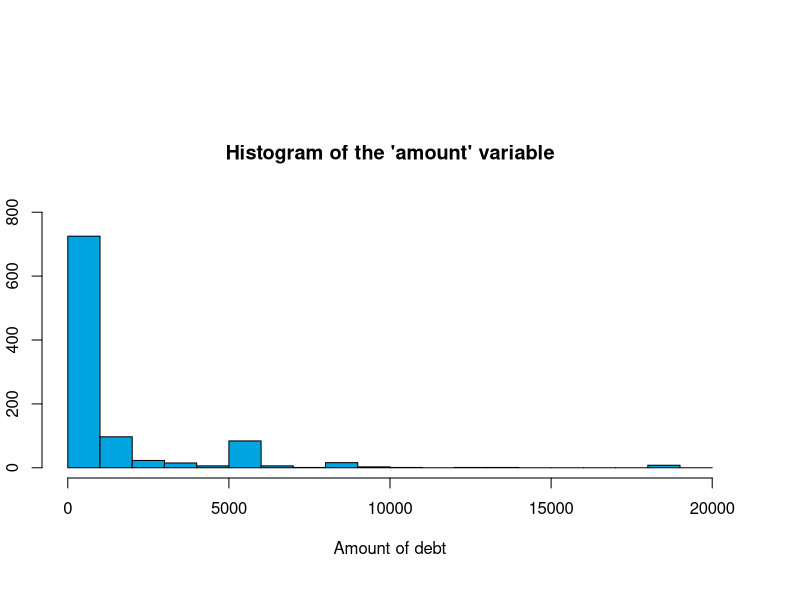
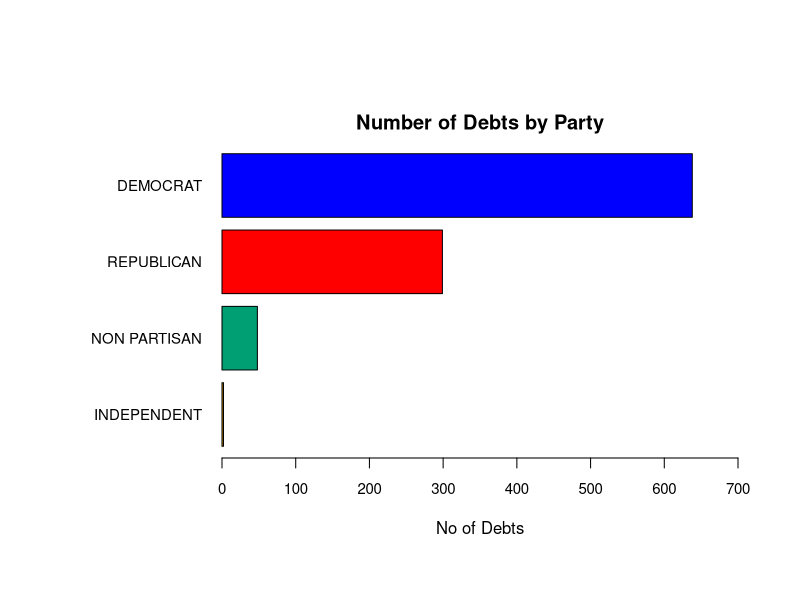
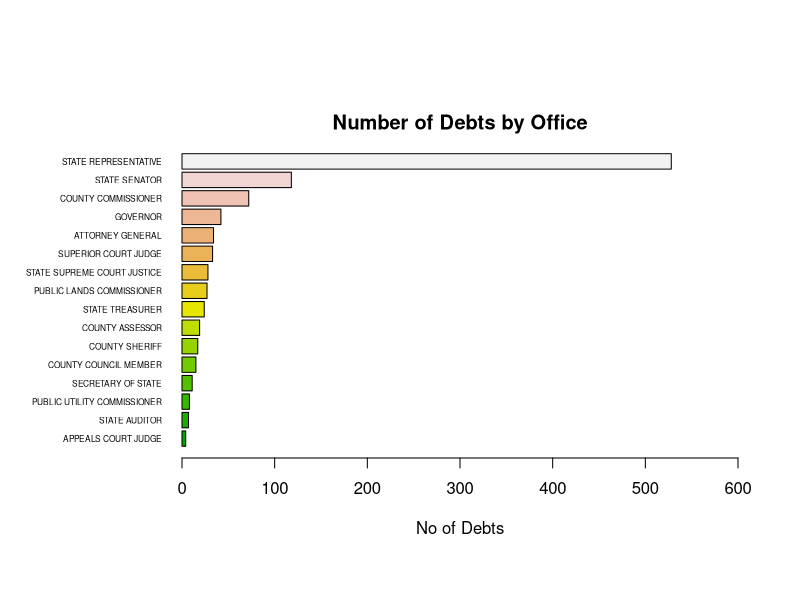
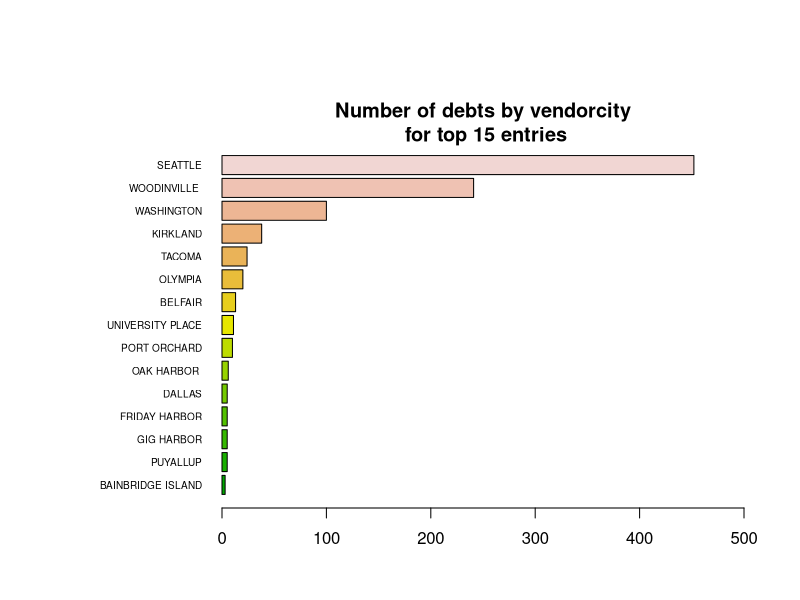
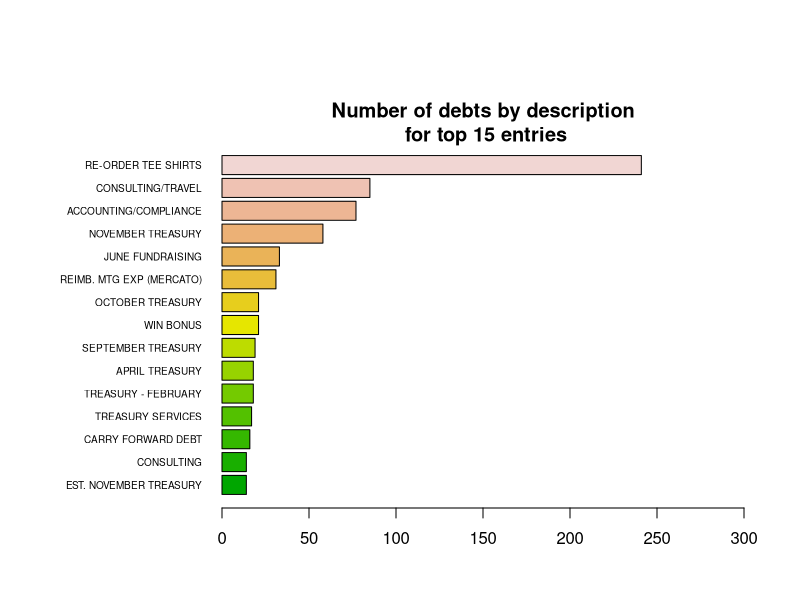
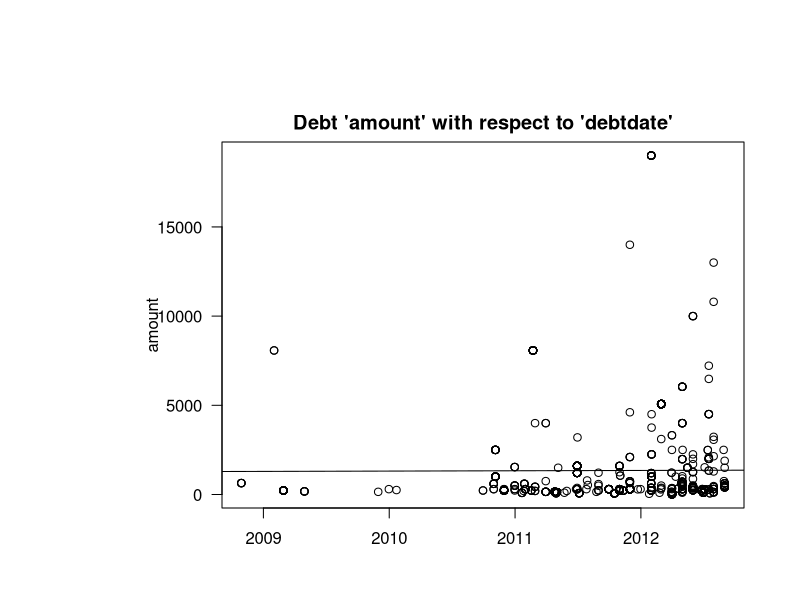
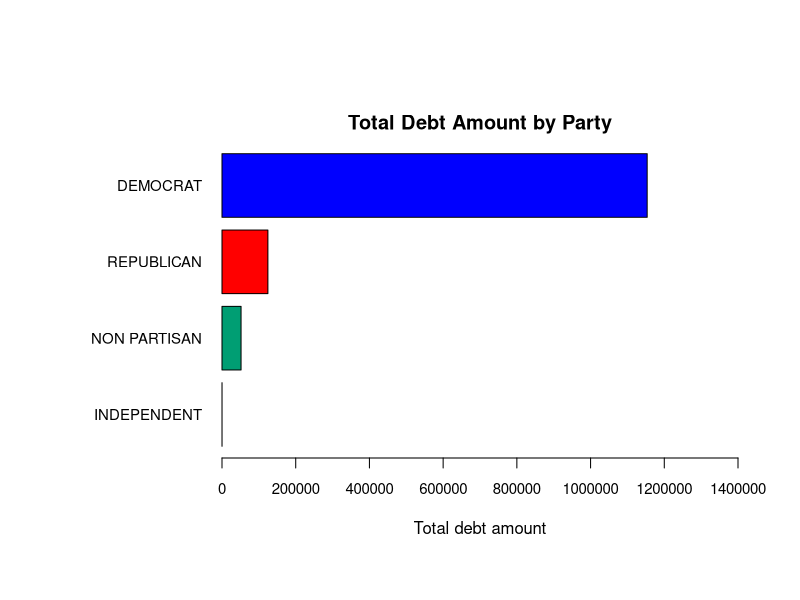
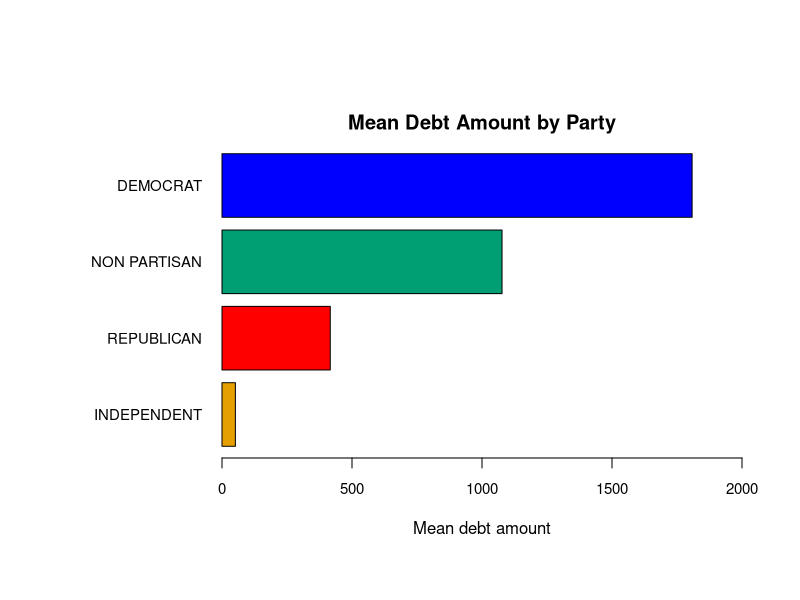

These charts were generated, in order, by the following R code:
## ---- chunk 1
knitr::opts_chunk$set(echo = TRUE)
## ---- chunk 2
library(car)
library(ggplot2)
par(oma= c(2,1,5,2) + 0.1) #Sets outside margins : b, l, t, r 
par(mar = c(4,1,5,1)) #Sets plot margins
cdebt_original = data.frame(read.csv("CandidateDebt.csv"))
str(cdebt_original)
## ---- chunk 3
length(cdebt_original$reportnumber) - length(unique(cdebt_original$reportnumber))

comb_fmlnames <- length(sort(unique(paste(cdebt_original$lastname, 
                                          cdebt_original$firstname, 
                                          cdebt_original$middleinitial))))
#shared lastname: FARRELL, JOHNSON, LADENBURG, MORRIS, THOMAS
length(unique(cdebt_original$filername)) - comb_fmlnames 

length(unique(cdebt_original$reportnumber)) / length(unique(cdebt_original$filerid))

length(unique(cdebt_original$filerid)) - length(unique(cdebt_original$filername))
## ---- chunk 4
colNames <- c("reportnumber", "origin", "filerid", "filertype", "filername", "firstname", 
              "middleinitial","lastname", "office", "office2", "legislativedistrict", 
              "position", "party","jurisdiction", "jurisdictioncounty", "jurisdictiontype", 
              "electionyear", "amount", "recordtype", "fromdate", "thrudate", "debtdate", 
              "code", "description", "vendorname", "vendoraddress", "vendorcity", 
              "vendorstate")
cdebt_revised_interim <- read.csv("CandidateDebt.csv", col.names = colNames, 
                                  stringsAsFactors = T, 
                                  na.strings = c(NA,"NA","#N/A" ,"", " "))
str(cdebt_revised_interim)
## ---- chunk 5
cdebt_revised = subset(cdebt_revised_interim,  !is.na(amount))
#cdebt_revised = subset(cdebt_revised_interim,  !is.na(amount) & 
#jurisdiction != "LEG DISTRICT 01 - SENATE")
#str(cdebt_revised)
length(cdebt_original$amount) - length(cdebt_revised$amount)
## ---- chunk 6
paste(c(round(1-length(na.omit(cdebt_revised$description))/length(cdebt_revised$description), 
              3), "(description)"), collapse = " ")
## ---- chunk 7
#summary(cdebt_revised$debtdate)
formattedFromdate <- as.Date(as.character(cdebt_revised$fromdate), format = "%m/%d/%y")
formattedThrudate <- as.Date(as.character(cdebt_revised$thrudate), format = "%m/%d/%y")
formattedDebtdate <- as.Date(as.character(cdebt_revised$debtdate), format = "%m/%d/%y")
summary(formattedDebtdate)
## ---- chunk 8
hic <- sum(cdebt_revised$vendorname == "HICKEY GAYLE")
hicrep <- sum((cdebt_revised$vendorname == "HICKEY GAYLE") & 
              (cdebt_revised$party == "REPUBLICAN"))
hic - hicrep

sum(cdebt_revised$vendorname == "JEFFREYS TERRI M")
sub_tjven <- subset(cdebt_revised, vendorname ==  "JEFFREYS TERRI M",
                    c(filername, party, vendorname))
sub_tjven
sub_tjdfc <- subset(cdebt_revised, ((filername == "JEFFREYS TERRI M") |
                                    (filername == "FROCKT DAVID S")),
                    c(filername, party, vendorname))
sub_tjdfc[order(sub_tjdfc$filername),]

sub_tjoff <- subset(cdebt_revised, (filername == "JEFFREYS TERRI M"),
                    c(filername, office, office2))
sub_tjoff
## ---- chunk 9
summary(cdebt_revised$origin)
summary(cdebt_revised$filertype)
summary(cdebt_revised$recordtype)
summary(cdebt_revised$electionyear)
## ---- chunk 10
amount = cdebt_revised$amount
summary(amount)
hist(cdebt_revised$amount, breaks = seq(0, 20000, by = 1000), 
     main = "Histogram of the 'amount' variable",  border="black", col="#00A5DF",
     xlab = "Amount of debt" ,ylab="Number of debts", ylim = c(0, 800))
## ---- chunk 11
party <- table(cdebt_revised$party)
round(summary(cdebt_revised$party) / length(cdebt_revised$party), 3)
par(las=1, mar=c(5,10,2,1)) #Sets outside margins : b, l, t, r 
colorPalette <- c("#E69F00", "#009E73", "#FF0000", "#0000FF") # I , N , R , D
barplot(party[order(party)], horiz = TRUE , las = 1, main ="Number of Debts by Party" ,
        xlab="No of Debts" ,cex.axis = .9 ,cex.names= 0.9 , col = colorPalette , 
        xlim = c(0, 700))
## ---- chunk 12
#round(summary(cdebt_revised$office) / length(cdebt_revised$office), 3)
office <- table(cdebt_revised$office)
par(las=1, mar=c(5,8,2, 1)) #Sets plot margins : b, l, t, r 
barplot(office[order(office)], horiz = TRUE , las = 1, main ="Number of Debts by Office", 
        xlab="No of Debts" ,cex.names=0.5 , col = terrain.colors(16),xlim = c(0, 600)) 
## ---- chunk 13
count_Seattle = subset(cdebt_revised, vendorcity == "SEATTLE")
count_cities = subset(cdebt_revised, !is.na(vendorcity))
round(length(count_Seattle$vendorcity) / length(count_cities$vendorcity),3)
vendorcity <- table(cdebt_revised$vendorcity)
sortedVendorcity = vendorcity[order(vendorcity, decreasing = TRUE)]
#sortedDescription[15:1] # Top 15 entries
par(las=1, mar=c(2.5,10,2, 0.7)) #Sets plot margins : b, l, t, r 
barplot(sortedVendorcity[15:1], horiz = TRUE , las = 1, 
        main ="Number of debts by vendorcity\n for top 15 entries", 
        xlab="Number of debts" ,cex.names=0.6 , col = terrain.colors(16) , 
        xlim = c(0, 500), width = 10)
## ---- chunk 14
count_shirts = subset(cdebt_revised, description == "RE-ORDER TEE SHIRTS")
count_descriptions = subset(cdebt_revised, !is.na(description))
round(length(count_shirts$description) / length(count_descriptions$description),3)
description <- table(cdebt_revised$description)
sortedDescription = description[order(description, decreasing = TRUE)]
#sortedDescription[15:1] # Top 15 entries
par(las=1, mar=c(2.5,10,2, 0.7)) #Sets plot margins : b, l, t, r 
barplot(sortedDescription[15:1], horiz = TRUE , las = 1, 
        main ="Number of debts by description\n for top 15 entries", 
        xlab="Number of debts" ,cex.names=0.6 , col = terrain.colors(16) , 
        xlim = c(0, 300) , width = 10) 
## ---- chunk 15
#plot(cdebt_revised$reportnumber, amount)
#abline(lm(amount ~ cdebt_revised$reportnumber))
plot(formattedDebtdate, amount, main = "Debt 'amount' with respect to 'debtdate'",
     xlab = "debtdate")
abline(lm(amount ~ formattedDebtdate))
## ---- chunk 16
amount_sum_party = tapply(cdebt_revised$amount, cdebt_revised$party, FUN=sum )
(amount_sumK_party = amount_sum_party)
options(scipen=5)
par(las=1, mar=c(5,10,2,1))
colorTAPalette <- c( "#E69F00", "#009E73","#FF0000","#0000FF") # N , I , D , R
barplot(amount_sumK_party[order(amount_sumK_party)], horiz = TRUE , las = 1, 
        main ="Total Debt Amount by Party" , xlab="Total debt amount", cex.axis = .9 ,
        cex.names= 0.9 , col = colorTAPalette , xlim=c(0,1400000))
## ---- chunk 17
amount_means_party = by(cdebt_revised$amount, cdebt_revised$party,  mean)
amount_means_party[order(amount_means_party, decreasing = TRUE)]
par(las=1, mar=c(5,10,2,0.8)) #Sets outside margins : b, l, t, r 
colorMAPalette <- c( "#E69F00", "#FF0000","#009E73","#0000FF") # I , N , R , D
barplot(amount_means_party[order(amount_means_party)], horiz = TRUE , las = 1, 
        main ="Mean Debt Amount by Party" ,
        xlab="Mean debt amount" ,cex.axis = .9 ,cex.names= 0.9 , 
        col = colorMAPalette, xlim = c(0, 2000)) 
## ---- chunk 18
#by(cdebt_revised$amount, cdebt_revised$party, median)
par(las=1, mar=c(5,10,2,0.3)) #Sets outside margins : b, l, t, r 
colorBAPalette <- c("#0000FF", "#E69F00", "#009E73", "#FF0000" ) 
# D , R , N , I <==> D , N , I , R
boxplot(cdebt_revised$amount ~ party, cex.axis = .6, horizontal = TRUE ,
        data = cdebt_revised,main = "Debt amount by party",
        col = colorBAPalette, xlab = "Debt amounts")
## ---- chunk 19
amount_sumK_office = tapply(cdebt_revised$amount, cdebt_revised$office, FUN=sum)
options(scipen=5)
#amount_sumK_office = amount_sum_office
par(las=1, mar=c(5,10,2,1.5)) #Sets outside margins : b, l, t, r 
barplot(amount_sumK_office[order(amount_sumK_office)], horiz = TRUE , las = 1, 
        main ="Total Debt Amount by Office" , xlab="Total debt amount" ,cex.axis = .8 ,
        cex.names= 0.6 , col = terrain.colors(16) , xlim=c(0, 700000) )
## ---- chunk 20
amount_means_office = by(cdebt_revised$amount, cdebt_revised$office,  mean, na.rm = TRUE)
#amount_means_office[order(amount_means_office, decreasing = TRUE)]
par(las=1, mar=c(5,10,6,0.8)) #Sets outside margins : b, l, t, r 
barplot(amount_means_office[order(amount_means_office)], horiz = TRUE , las = 1, 
        main ="Mean Debt Amount by Office" , xlab="Mean debt amount" ,cex.axis = .9 ,
        cex.names= 0.5 , col = terrain.colors(16), xlim = c(0, 4000)) 
## ---- chunk 21
#amount_medians_office = by(cdebt_revised$amount, cdebt_revised$office, 
#                           median, na.rm = TRUE)
#amount_medians_office[order(amount_medians_office, decreasing = TRUE)]
par(las=1, mar=c(3,10,2,0.3)) #Sets outside margins : b, l, t, r 
boxplot(cdebt_revised$amount ~ office, data = cdebt_revised, cex.axis = .6, 
        horizontal = TRUE ,
main = "Debt Amount by Office" , las=2 , col = "#DDA266")
## ---- chunk 22
amount_means_description = by(cdebt_revised$amount, cdebt_revised$description,  
                              mean, na.rm = TRUE)
sortedMeans = amount_means_description[order(amount_means_description, decreasing = TRUE)]
#sortedMeans[15:1]
par(las=1, mar=c(3,12,2,1))#Sets outside margins : b, l, t, r 
barplot(sortedMeans[15:1], horiz = TRUE , las = 1, main ="Mean Debt by Description" , 
        xlab="Mean Debt in $" ,cex.axis = .9 ,cex.names= 0.4 , 
        col = terrain.colors(16), xlim = c(0, 20000)) 
## ---- chunk 23
amount_median_description = by(cdebt_revised$amount, cdebt_revised$description, 
                               median, na.rm = TRUE)
sortedMedian = amount_median_description[order(amount_median_description, 
                                               decreasing = TRUE)]
#sortedMedian[15:1]
par(las=1, mar=c(3,12,2,1))#Sets outside margins : b, l, t, r 
barplot(sortedMedian[15:1], horiz = TRUE , las = 1, main ="Median Debt by Description" , 
        xlab="Mean Debt in $" ,cex.axis = .9 ,cex.names= 0.4 , 
        col = terrain.colors(16), xlim = c(0, 20000)) 
## ---- chunk 24
amount_office_party <- aggregate(x = cdebt_revised$amount, 
                                 by = cdebt_revised[c("office", "party")], 
                                 FUN = mean, na.rm=TRUE)
#amount_office_party
par(las=1, mar=c(3,10,2,0.3)) #Sets outside margins : b, l, t, r 
ggplot(data=amount_office_party, aes(x=party, y=x, xlab="",ylab="", fill=office)) +
  geom_bar(stat="identity", position=position_dodge()) +
  theme(text = element_text(size=10),axis.text.x=element_text(angle=10,hjust=0.5,vjust=1),
        axis.title.x=element_blank(), axis.title.y=element_blank())
